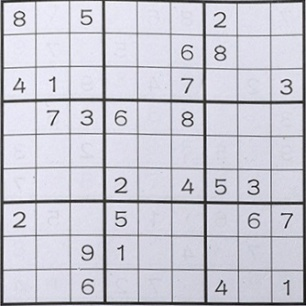
#> input picture input/cropped_Image.jpg, 306 x 306 px, found by its file name
$ python test.py
#> lines starting #> are read from the running program, lines starting #| are printed output that depends on the picture; after the words box and inside, x2 and y2 are one past the last pixel; in counts of white or black regions, pixels touching at a corner belong together
### src/helper.py
import numpy as np
import cv2
import string
import random

def randomString(length):
	return ''.join(random.choices(string.ascii_uppercase + string.digits, k = length))

def approx(c):
  p = cv2.arcLength(c, True)
  return cv2.approxPolyDP(c, 0.02*p, True)

def convertSquare(image, default_size = 306):
	return cv2.resize(image, (default_size, default_size))

def loadImage(path):
#> called with path = 'input\\cropped_Image.jpg'
  image = cv2.imread(path)
#> image is the input picture: shape (306, 306, 3); mean B, G, R 210.9, 200.5, 200.8
  if image is None:
    print('Sorry, No Image Found...')
  else:
    print('Image Loaded Sucessfully...')
    return image

def showImage(windowName, image):
  cv2.imshow(windowName, image)

def destroyWindows():
  k = cv2.waitKey(0)
  if k == 27:
    print('ESC Pressed ...')
    cv2.destroyAllWindows()

# [34 lines left out: functions order_points, four_point_transform, auto_canny, not called in this run]

### src/test.py
import cv2
import helper
images = helper.loadImage(r'input\cropped_Image.jpg')
gray = cv2.cvtColor(images, cv2.COLOR_BGR2GRAY)
blur = cv2.bilateralFilter(gray, 5, 250, 250)
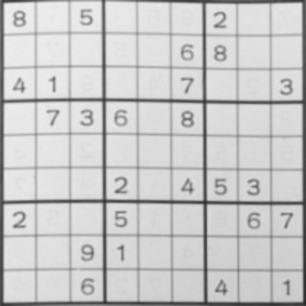
#> blur: shape (306, 306); min 33, max 237, mean 201
image  = cv2.adaptiveThreshold(blur,255,cv2.ADAPTIVE_THRESH_GAUSSIAN_C,cv2.THRESH_BINARY_INV,11,7)
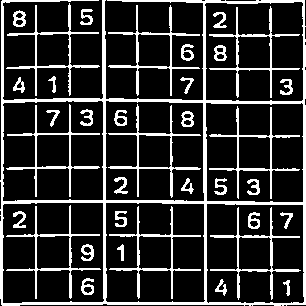
#> image: shape (306, 306); 18.3% white; 36 white regions, largest, box (x1, y1, x2, y2) and area: (0, 0, 306, 306) 7176, (210, 207, 301, 300) 838, (108, 104, 201, 198) 827
helper.showImage('test1', image)
width, height = image.shape
#> width = 306; height = 306
cell_size = int(width / 9)
#> cell_size = 34
count = 0
'''for w in range(0, width, cell_size):
  for h in range(0, height, cell_size):
  '''
current_cell = image[0 +5 : 0 + cell_size - 5, cell_size +cell_size +cell_size + 5 :cell_size + cell_size +cell_size + cell_size - 5]
#> current_cell: shape (24, 24); every value is 0
helper.showImage('test', current_cell)
helper.destroyWindows()
#> (key Esc is pressed here)
